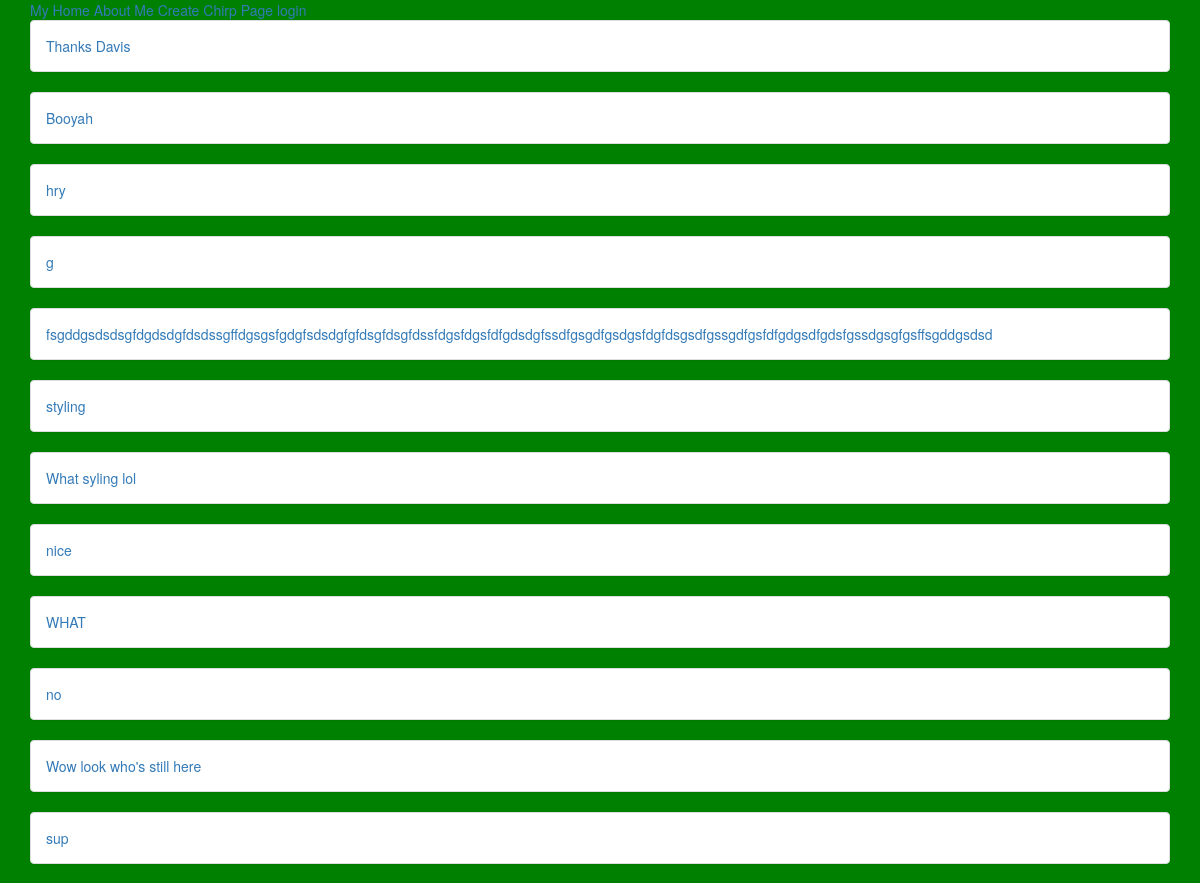
/chirps/ (upper part), run on an earlier commit of the app's database.
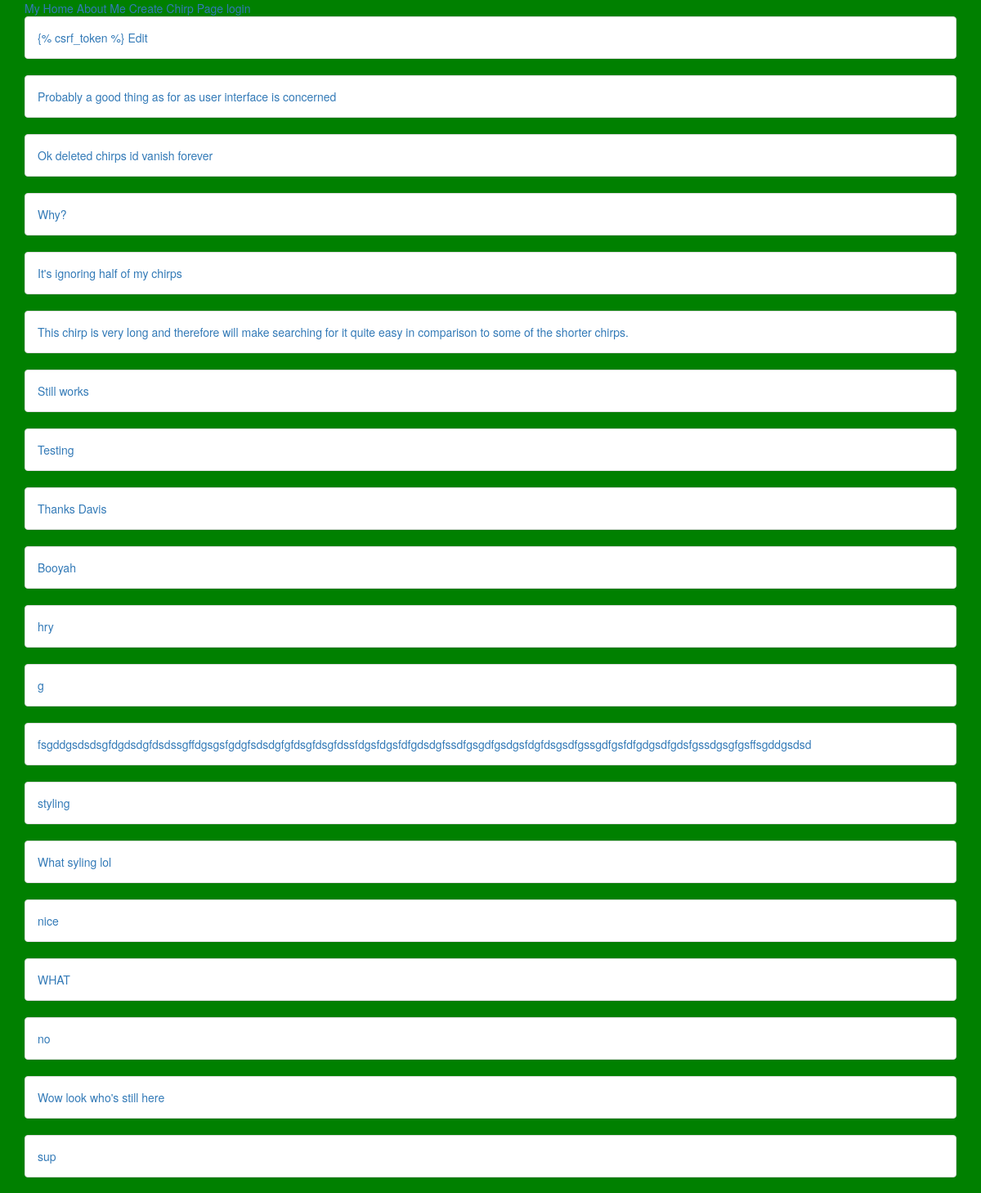
And on a later commit of the database.
### app/models.py (models this page shows)
class Chirp(models.Model):
    body = models.CharField(max_length=140)
    created = models.DateTimeField(auto_now_add=True)
    class Meta:
        ordering = ("-created",)

### app/views.py (the view)
# urls.py: url(r'^chirps/$', ChirpView.as_view(), name="chirp_view"),
class ChirpView(ListView):
    template_name = "chirps.html"
    model = Chirp

### templates/chirps.html
{% extends "base.html" %}
{% block content %}
{% for chirp in object_list %}
<div class="panel panel-default">
  <div class="panel-body">
    <a href="{% url 'chirp_detail_view' chirp.id %}"> {{ chirp.body }}</a>
  </div>
</div>
{% endfor %}
{% endblock %}

What changed in the data, as far as the page shows it:
added Chirp: body "{% csrf_token %} Edit"
added Chirp: body "Probably a good thing as for as user interface is concerned"
added Chirp: body "Ok deleted chirps id vanish forever"
added Chirp: body "Why?"
added Chirp: body "It's ignoring half of my chirps"
added Chirp: body "This chirp is very long and therefore will make searching for it quite easy in comparison to some of the shorter chirps."
added Chirp: body "Still works"
added Chirp: body "Testing"
